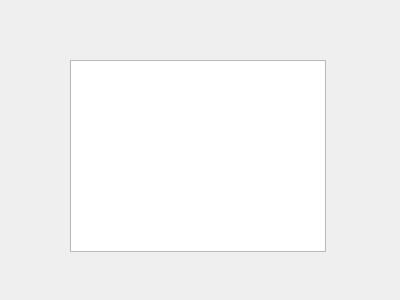
<?xml version="1.0" encoding="UTF-8"?>
<ui version="4.0">
 <class>adminmanagerentals</class>
 <widget class="QDialog" name="adminmanagerentals">
  <property name="geometry">
   <rect>
    <x>0</x>
    <y>0</y>
    <width>400</width>
    <height>300</height>
   </rect>
  </property>
  <property name="windowTitle">
   <string>Dialog</string>
  </property>
  <widget class="QListWidget" name="listWidgetRentalRequest">
   <property name="geometry">
    <rect>
     <x>70</x>
     <y>60</y>
     <width>256</width>
     <height>192</height>
    </rect>
   </property>
  </widget>
 </widget>
 <resources/>
 <connections/>
</ui>
